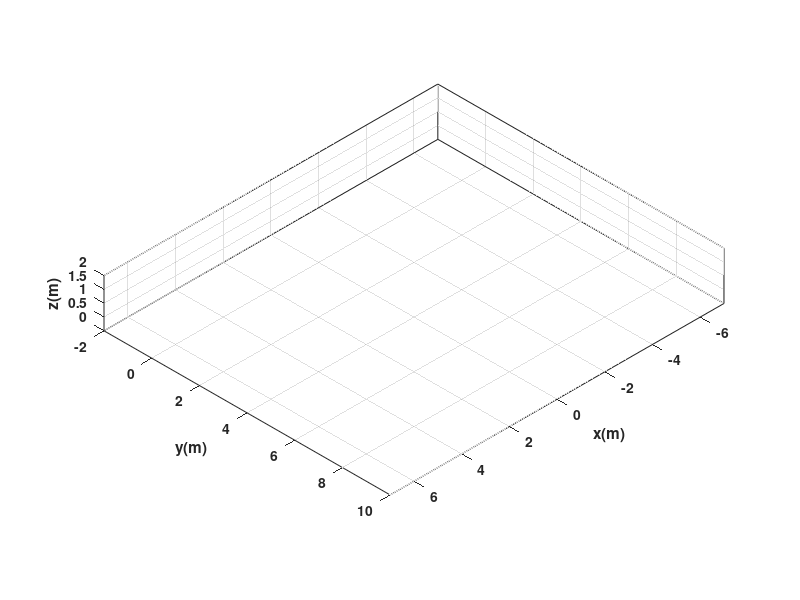

Recreate this plot in MATLAB. (Note: this script raises an error after producing the figure.)
%%%%%%%%%%%%%%%%%%%  MARIPOSA %%%%%%%%%%%%%%%%%%%%%%%%
clear
close all
clc

%%%%%%%%%%%%%%%%%%%%%%%%%%%%%% TIEMPO %%%%%%%%%%%%%%%%%%%%%%%%%%%%%%%%%%%%%

tf = 55 ;             % Tiempo de simulacion en segundos (s)
ts = 1;            % Tiempo de muestreo en segundos (s)
t = 0: ts: tf;       % Vector de tiempo
N = length(t);       % Muestras

%%%%%%%%%%%%%%%%%%%%%%%% CONDICIONES INICIALES %%%%%%%%%%%%%%%%%%%%%%%%%%%%

x1 = zeros (1,N+1);  % Posición en el centro del eje que une las ruedas (eje x) en metros (m)
y1 = zeros (1,N+1);  % Posición en el centro del eje que une las ruedas (eje y) en metros (m)
phi = zeros(1, N+1); % Orientacion del robot en radianes (rad)

x1(1) = 0;    % Posicion inicial eje x
y1(1) = 0;   % Posicion inicial eje y
phi(1) = 0;   % Orientacion inicial del robot

%%%%%%%%%%%%%%%%%%%%%%%%%%%% PUNTO DE CONTROL %%%%%%%%%%%%%%%%%%%%%%%%%%%%

hx = zeros(1, N+1);  % Posicion en el punto de control (eje x) en metros (m)
hy = zeros(1, N+1);  % Posicion en el punto de control (eje y) en metros (m)

hx(1) = x1(1); % Posicion en el punto de control del robot en el eje x
hy(1) = y1(1); % Posicion en el punto de control del robot en el eje y


%%%%%%%%%%%%%%%%%%%%%% VELOCIDADES DE REFERENCIA %%%%%%%%%%%%%%%%%%%%%%%%%%
u = [0,     0,      1.3,    0,       3.5,      0,       1,      0,         1,      0,         2,      0,        3.5,      0,        2.5,      0,         1,      0,      1,      0,        2.6,     0,         2.6,      0,        5.1,          0,       1.3,       0,                      0,     0,      1.3,    0,       3.5,      0,       1,      0,         1,      0,         2,      0,        3.5,      0,        2.5,      0,         1,      0,      1,      0,        2.6,     0,         2.6,      0,        5.1,          0,       0,       0];
w = [pi/2,  0.78,    0,    1.4,      0,      -1.6,      0,      -0.6,      0,      -0.85,      0,     1.4,      0,        -1.4,      0,       -0.74,      0,     -0.6,    0,       1.4,      0,       3.14       0       0.8       0,          0.7,       0,         0.9,                   pi/2,  -0.78,    0,    -1.4,      0,      1.6,      0,      0.6,      0,      0.85,      0,     -1.4,       0,        1.4,      0,       0.74,      0,     0.6,    0,       -1.4,      0,       -3.14       0       -0.8       0,          0.7,       0,         0.9]; 

%%%%%%%%%%%%%%%%%%%%%%%%% BUCLE DE SIMULACION %%%%%%%%%%%%%%%%%%%%%%%%%%%%%%%%

for k=1:N 
    
    phi(k+1)=phi(k)+w(k)*ts; % Integral numérica (método de Euler)
    
    %%%%%%%%%%%%%%%%%%%%% MODELO CINEMATICO %%%%%%%%%%%%%%%%%%%%%%%%%
    
    xp1=u(k)*cos(phi(k+1)); 
    yp1=u(k)*sin(phi(k+1));

    x1(k+1)=x1(k) + xp1*ts ; % Integral numérica (método de Euler)
    y1(k+1)=y1(k) + yp1*ts ; % Integral numérica (método de Euler)
    
    
    % Posicion del robot con respecto al punto de control
    hx(k+1)=x1(k+1); 
    hy(k+1)=y1(k+1);

end

%%%%%%%%%%%%%%%%%%%%%%%%%%%%% SIMULACION VIRTUAL 3D %%%%%%%%%%%%%%%%%%%%%%%%%%%%

% a) Configuracion de escena

scene=figure;  % Crear figura (Escena)
set(scene,'Color','white'); % Color del fondo de la escena
set(gca,'FontWeight','bold') ;% Negrilla en los ejes y etiquetas
sizeScreen=get(0,'ScreenSize'); % Retorna el tamaño de la pantalla del computador
set(scene,'position',sizeScreen); % Congigurar tamaño de la figura
camlight('headlight'); % Luz para la escena
axis equal; % Establece la relación de aspecto para que las unidades de datos sean las mismas en todas las direcciones.
grid on; % Mostrar líneas de cuadrícula en los ejes
box on; % Mostrar contorno de ejes
xlabel('x(m)'); ylabel('y(m)'); zlabel('z(m)'); % Etiqueta de los eje

view([135 35]); % Orientacion de la figura
axis([-7 7 -2 10 0 2]); % Ingresar limites minimos y maximos en los ejes x y z [minX maxX minY maxY minZ maxZ]

% b) Graficar robots en la posicion inicial
scale = 4;
MobileRobot_5;
H1=MobilePlot_4(x1(1),y1(1),phi(1),scale);hold on;

% c) Graficar Trayectorias
H2=plot3(hx(1),hy(1),0,'r','lineWidth',2);

% d) Bucle de simulacion de movimiento del robot

step=1; % pasos para simulacion

for k=1:step:N

    delete(H1);    
    delete(H2);
    
    H1=MobilePlot_4(x1(k),y1(k),phi(k),scale);
    H2=plot3(hx(1:k),hy(1:k),zeros(1,k),'r','lineWidth',2);
    
    pause(ts);

end

%%%%%%%%%%%%%%%%%%%%%%%%%%%%% Graficas %%%%%%%%%%%%%%%%%%%%%%%%%%%%
%graph=figure;  % Crear figura (Escena)
%set(graph,'position',sizeScreen); % Congigurar tamaño de la figura
%subplot(211)
%plot(t,u,'b','LineWidth',2),grid('on'),xlabel('Tiempo [s]'),ylabel('m/s'),legend('u');
%subplot(212)
%plot(t,w,'r','LineWidth',2),grid('on'),xlabel('Tiempo [s]'),ylabel('[rad/s]'),legend('w');